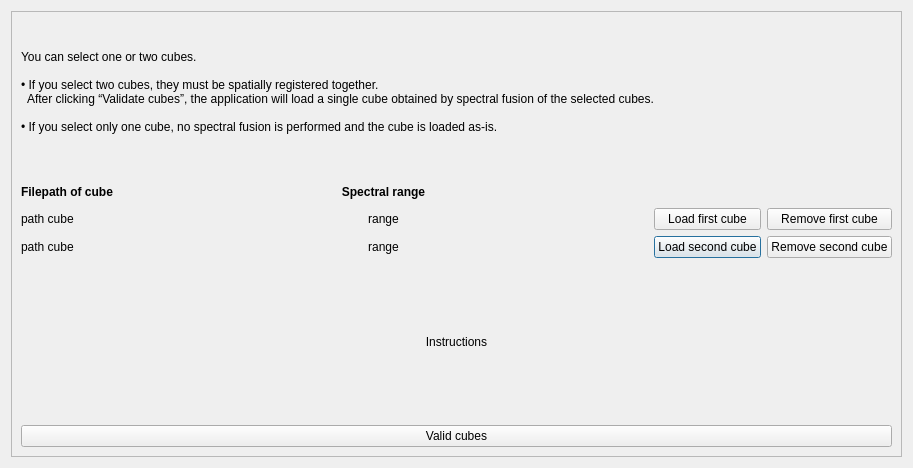
<?xml version="1.0" encoding="UTF-8"?>
<ui version="4.0">
 <class>Dialog</class>
 <widget class="QDialog" name="Dialog">
  <property name="geometry">
   <rect>
    <x>0</x>
    <y>0</y>
    <width>913</width>
    <height>468</height>
   </rect>
  </property>
  <property name="windowTitle">
   <string>Dialog</string>
  </property>
  <layout class="QVBoxLayout" name="verticalLayout">
   <item>
    <widget class="QFrame" name="frame">
     <property name="frameShape">
      <enum>QFrame::StyledPanel</enum>
     </property>
     <property name="frameShadow">
      <enum>QFrame::Raised</enum>
     </property>
     <layout class="QGridLayout" name="gridLayout" columnstretch="1,6,1,1">
      <item row="3" column="0">
       <widget class="QLabel" name="label_filepath_cube_2">
        <property name="maximumSize">
         <size>
          <width>16777215</width>
          <height>20</height>
         </size>
        </property>
        <property name="text">
         <string>path cube</string>
        </property>
       </widget>
      </item>
      <item row="3" column="2">
       <widget class="QPushButton" name="pushButton_load_cube_2">
        <property name="text">
         <string>Load second cube</string>
        </property>
       </widget>
      </item>
      <item row="1" column="0">
       <widget class="QLabel" name="label_filepaths">
        <property name="maximumSize">
         <size>
          <width>16777215</width>
          <height>20</height>
         </size>
        </property>
        <property name="text">
         <string>&lt;html&gt;&lt;head/&gt;&lt;body&gt;&lt;p align=&quot;center&quot;&gt;&lt;span style=&quot; font-weight:600;&quot;&gt;Filepath of cube&lt;/span&gt;&lt;/p&gt;&lt;/body&gt;&lt;/html&gt;</string>
        </property>
       </widget>
      </item>
      <item row="2" column="3">
       <widget class="QPushButton" name="pushButton_remove_cube_1">
        <property name="text">
         <string>Remove first cube</string>
        </property>
       </widget>
      </item>
      <item row="2" column="1">
       <widget class="QLabel" name="label_spec_range_cube_1">
        <property name="maximumSize">
         <size>
          <width>16777215</width>
          <height>20</height>
         </size>
        </property>
        <property name="text">
         <string>range</string>
        </property>
        <property name="alignment">
         <set>Qt::AlignCenter</set>
        </property>
       </widget>
      </item>
      <item row="3" column="1">
       <widget class="QLabel" name="label_spec_range_cube_2">
        <property name="maximumSize">
         <size>
          <width>16777215</width>
          <height>20</height>
         </size>
        </property>
        <property name="text">
         <string>range</string>
        </property>
        <property name="alignment">
         <set>Qt::AlignCenter</set>
        </property>
       </widget>
      </item>
      <item row="2" column="0">
       <widget class="QLabel" name="label_filepath_cube_1">
        <property name="maximumSize">
         <size>
          <width>16777215</width>
          <height>20</height>
         </size>
        </property>
        <property name="text">
         <string>path cube</string>
        </property>
       </widget>
      </item>
      <item row="2" column="2">
       <widget class="QPushButton" name="pushButton_load_cube_1">
        <property name="text">
         <string>Load first cube</string>
        </property>
       </widget>
      </item>
      <item row="0" column="0" colspan="4">
       <widget class="QLabel" name="label_info">
        <property name="text">
         <string>You can select one or two cubes.

• If you select two cubes, they must be spatially registered together.
  After clicking “Validate cubes”, the application will load a single cube obtained by spectral fusion of the selected cubes.

• If you select only one cube, no spectral fusion is performed and the cube is loaded as-is.
</string>
        </property>
        <property name="textFormat">
         <enum>Qt::PlainText</enum>
        </property>
        <property name="alignment">
         <set>Qt::AlignLeading|Qt::AlignLeft|Qt::AlignVCenter</set>
        </property>
       </widget>
      </item>
      <item row="1" column="1">
       <widget class="QLabel" name="label_spectral_range">
        <property name="maximumSize">
         <size>
          <width>16777215</width>
          <height>20</height>
         </size>
        </property>
        <property name="text">
         <string>&lt;html&gt;&lt;head/&gt;&lt;body&gt;&lt;p align=&quot;center&quot;&gt;&lt;span style=&quot; font-weight:600;&quot;&gt;Spectral range&lt;/span&gt;&lt;/p&gt;&lt;/body&gt;&lt;/html&gt;</string>
        </property>
       </widget>
      </item>
      <item row="5" column="0" colspan="4">
       <widget class="QLabel" name="label_instructions">
        <property name="text">
         <string>Instructions</string>
        </property>
        <property name="alignment">
         <set>Qt::AlignCenter</set>
        </property>
       </widget>
      </item>
      <item row="3" column="3">
       <widget class="QPushButton" name="pushButton_remove_cube_2">
        <property name="text">
         <string>Remove second cube</string>
        </property>
       </widget>
      </item>
      <item row="6" column="0" colspan="4">
       <widget class="QPushButton" name="pushButton_valid">
        <property name="text">
         <string>Valid cubes</string>
        </property>
       </widget>
      </item>
     </layout>
    </widget>
   </item>
  </layout>
 </widget>
 <resources/>
 <connections/>
</ui>
